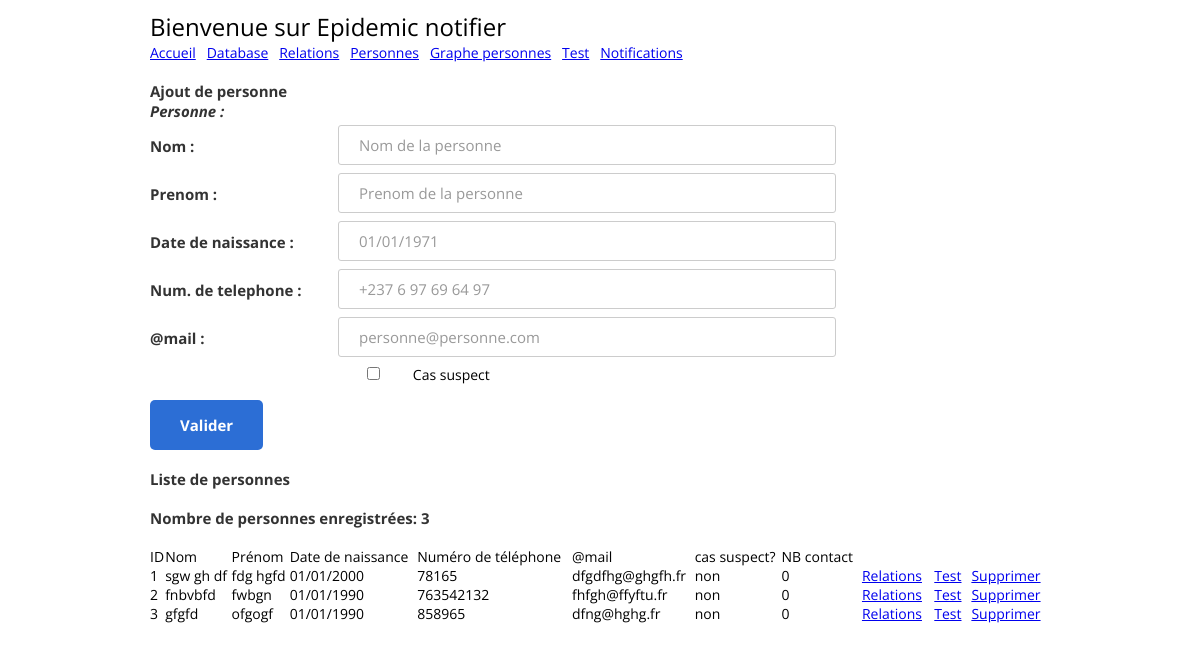
The app's page /personnes, older data.
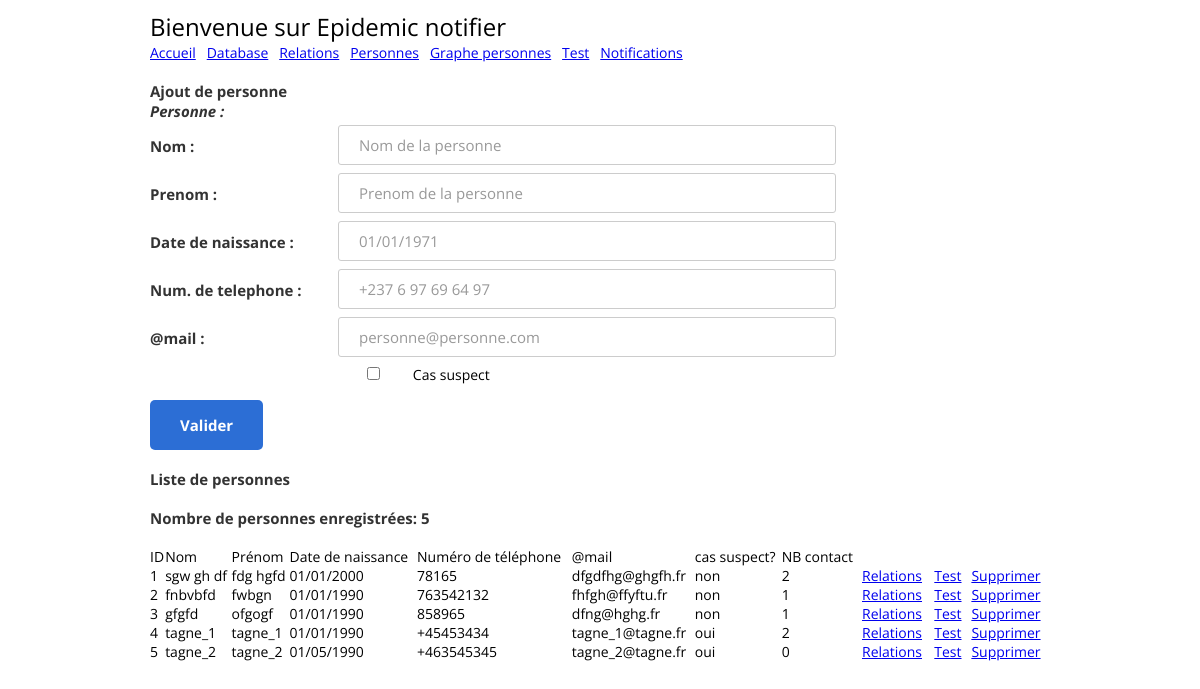
The same page, newer data.
### tables this page shows
CREATE TABLE "personnes" (
	"id"	integer,
	"nom"	text,
	"prenom"	text,
	"date_naiss"	text,
	"num_telephone"	text,
	"email"	text,
	"suspect"	text,
	"gueri"	TEXT,
	PRIMARY KEY("id"),
	UNIQUE("nom","prenom","date_naiss")
);

### app.py (the view)
@app.route("/personnes")
def home_personne():
    personnes = CRP().get_personnes_crp() #Personne().get_all()
    return render_template("myapp/personne.html", personnes=personnes, nb_personnes=len(personnes))

### treatment/db/contact_relation_personne.py (called while the page is built, shortened)
    def get_personne_nb_contact(self, personne_id):
        r = "SELECT COUNT(*) FROM contact_relation_personnes WHERE personne_id_1=? OR personne_id_2=? LIMIT 1"
        self.cur.execute(r, (str(personne_id), str(personne_id)))
        row = self.cur.fetchone()
        return row[0]

    def get_personnes_crp(self, personne_id=None):
        if personne_id is None:
            personnes = Personne().get_all()
            p_crp_dict = []
            for p in personnes:
                p_crp = RCRPPersonne(p.id, p.nom, p.prenom, p.date_naiss, p.num_telephone, p.email, p.suspect if p.suspect != None else "", "", self.get_personne_nb_contact(p.id))
                p_crp_dict.append(p_crp)
            return p_crp_dict

### treatment/db/personne.py (called while the page is built)
    def get_all(self):
        self.cur.execute("SELECT  * FROM personnes ORDER BY id ASC")
        rows = self.cur.fetchall()
        return [RPersonne(row[0], row[1], row[2], row[3], row[4], row[5], row[6]) for row in rows]

### templates/myapp/personne.html (shortened to what this page needs)
<!DOCTYPE html>
<html>
  <head>
    {% include 'inc/header.html' %}
  </head>
  <body>
    <div class="page-wrapper bg-dark p-t-100 p-b-50">
      <div class="wrapper wrapper--w900">
        <form action="/personnes" method="POST" onsubmit="return validate_form_personne();">
          <div class="card card-6">
            <div class="card-heading">
              {% include 'inc/header_menu.html' %}
            </div>
            <div class="card-body">
              <div class="label-row">Ajout de personne </div>
              {% include 'inc/form_personne.html' %}
            </div>
          </div>
          <div class="card-footer">
            <button class="btn btn--radius-2 btn--blue-2" id="btnvalid_personne" type="submit">Valider</button>
          </div>
        </form>
        <br/>
        <div class="card card-6">
          <div class="card-body">
            <div class="label-row">Liste de personnes</div>
            {% if personnes %}
              <br/>
              <div class="label-row">Nombre de personnes enregistr&eacute;es: {{ nb_personnes }} </div>
            {% endif %}
            <br/>
            {% include 'inc/list_personne.html' %}
          </div>
        </div>
      </div>
    </div>
  </body>
</html>

### templates/inc/list_personne.html
<table width="100%">
      <thead>
        <td>ID</td>
        <td>Nom</td>
        <td>Prénom</td>
        <td>Date de naissance</td>
        <td>Numéro de téléphone</td>
        <td>@mail</td>
        <td>cas suspect?</td>
        <td>NB contact</td>
        <td></td>
        <td></td>
        <td></td>
      </thead>
      <tbody>
        {% if personnes %}
          {% for p in personnes %}
            <tr>
              <td>{{ p.id }}</td>
              <td>{{ p.nom }}</td>
              <td>{{ p.prenom }}</td>
              <td>{{ p.date_naiss }}</td>
              <td>{{ p.num_telephone }}</td>
              <td>{{ p.email }}</td>
              <td>{{ p.suspect }}</td>
              <td>{{ p.nb_contact }}</td>
              <td>&nbsp;<a href="crp?personne={{ p.id }}">Relations</a>&nbsp;</td>
              <td>&nbsp;<a href="tests?personne={{ p.id }}">Test</a>&nbsp;</td>
              <td>&nbsp;<a href="javascript:;" onclick="javascript:confirm_delete('personnes/delete/{{ p.id }}')">Supprimer</a>&nbsp;</td>
            </tr>
          {% endfor %}
        {% else %}
          <tr><td colspan="8">No result!</td></tr>
        {% endif %}
      </tbody>
    </table>

Row changes from the older to the newer data that the page shows:
computed for personnes "sgw gh df": nb_contact "0" → "2"
computed for personnes "fnbvbfd": nb_contact "0" → "1"
computed for personnes "gfgfd": nb_contact "0" → "1"
added personnes: id "4", nom "tagne_1", prenom "tagne_1", date_naiss "01/01/1990", num_telephone "+45453434", email "tagne_1@tagne.fr", suspect "oui", nb_contact "2"
added personnes: id "5", nom "tagne_2", prenom "tagne_2", date_naiss "01/05/1990", num_telephone "+463545345", email "tagne_2@tagne.fr", suspect "oui", nb_contact "0"
Text that changed along with them:
{{ nb_personnes }}: "3" → "5"
